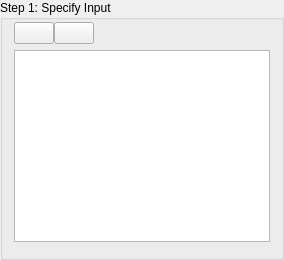
           <widget class="QGroupBox" name="groupBox_3">
            <property name="sizePolicy">
             <sizepolicy hsizetype="Preferred" vsizetype="Preferred">
              <horstretch>0</horstretch>
              <verstretch>2</verstretch>
             </sizepolicy>
            </property>
            <property name="title">
             <string>Step 1: Specify Input</string>
            </property>
            <layout class="QVBoxLayout" name="verticalLayout_3">
             <property name="topMargin">
              <number>2</number>
             </property>
             <property name="bottomMargin">
              <number>9</number>
             </property>
             <item>
              <layout class="QHBoxLayout" name="horizontalLayout_2">
               <property name="spacing">
                <number>0</number>
               </property>
               <item>
                <widget class="QPushButton" name="train_open_files">
                 <property name="text">
                  <string/>
                 </property>
                 <property name="icon">
                  <iconset resource="icons.qrc">
                   <normaloff>:/icons/icons/open.png</normaloff>:/icons/icons/open.png</iconset>
                 </property>
                </widget>
               </item>
               <item>
                <widget class="QPushButton" name="train_clear_all">
                 <property name="text">
                  <string/>
                 </property>
                 <property name="icon">
                  <iconset resource="icons.qrc">
                   <normaloff>:/icons/icons/delete.png</normaloff>:/icons/icons/delete.png</iconset>
                 </property>
                </widget>
               </item>
               <item>
                <spacer name="horizontalSpacer_2">
                 <property name="orientation">
                  <enum>Qt::Horizontal</enum>
                 </property>
                 <property name="sizeHint" stdset="0">
                  <size>
                   <width>40</width>
                   <height>20</height>
                  </size>
                 </property>
                </spacer>
               </item>
              </layout>
             </item>
             <item>
              <widget class="QListWidget" name="list1"/>
             </item>
             <item>
              <widget class="QWidget" name="template_number_widget" native="true">
               <layout class="QFormLayout" name="formLayout_3">
                <property name="horizontalSpacing">
                 <number>0</number>
                </property>
                <property name="verticalSpacing">
                 <number>0</number>
                </property>
                <property name="leftMargin">
                 <number>0</number>
                </property>
                <property name="topMargin">
                 <number>0</number>
                </property>
                <property name="rightMargin">
                 <number>0</number>
                </property>
                <property name="bottomMargin">
                 <number>0</number>
                </property>
               </layout>
              </widget>
             </item>
            </layout>
           </widget>
